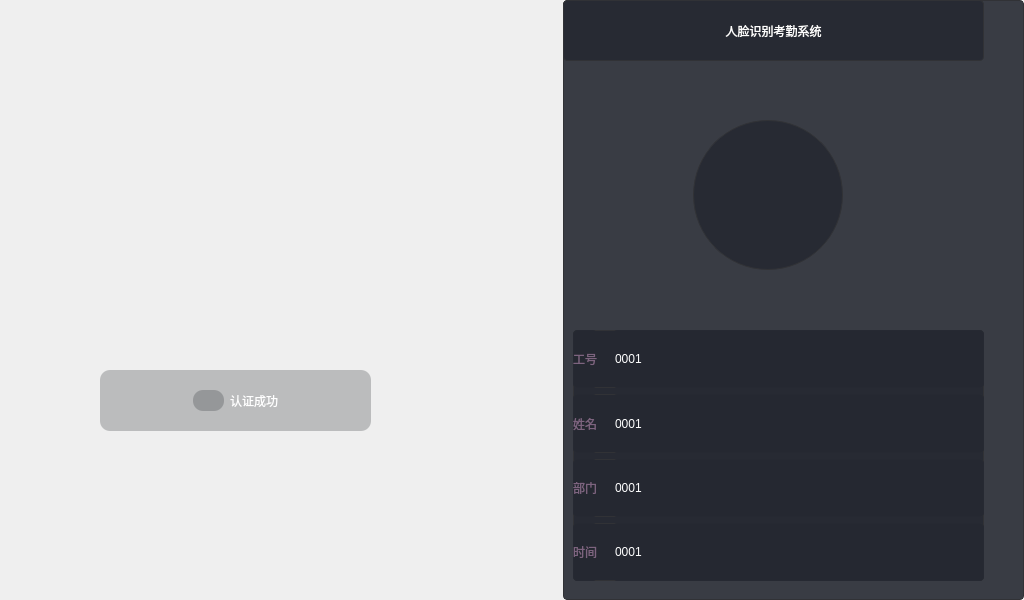
<?xml version="1.0" encoding="UTF-8"?>
<ui version="4.0">
 <class>FaceAttendence</class>
 <widget class="QMainWindow" name="FaceAttendence">
  <property name="geometry">
   <rect>
    <x>0</x>
    <y>0</y>
    <width>1024</width>
    <height>600</height>
   </rect>
  </property>
  <property name="windowTitle">
   <string>FaceAttendence</string>
  </property>
  <widget class="QWidget" name="centralwidget">
   <widget class="QWidget" name="videoWidget" native="true">
    <property name="geometry">
     <rect>
      <x>0</x>
      <y>0</y>
      <width>480</width>
      <height>480</height>
     </rect>
    </property>
    <property name="styleSheet">
     <string notr="true"/>
    </property>
    <widget class="QWidget" name="widgetLb" native="true">
     <property name="geometry">
      <rect>
       <x>100</x>
       <y>370</y>
       <width>271</width>
       <height>61</height>
      </rect>
     </property>
     <property name="styleSheet">
      <string notr="true">border-radius:10px;
background-color: rgba(49, 50, 54,69);</string>
     </property>
     <layout class="QHBoxLayout" name="horizontalLayout_2">
      <item>
       <spacer name="horizontalSpacer">
        <property name="orientation">
         <enum>Qt::Horizontal</enum>
        </property>
        <property name="sizeHint" stdset="0">
         <size>
          <width>40</width>
          <height>20</height>
         </size>
        </property>
       </spacer>
      </item>
      <item>
       <layout class="QHBoxLayout" name="horizontalLayout">
        <item>
         <widget class="QLabel" name="label">
          <property name="minimumSize">
           <size>
            <width>31</width>
            <height>21</height>
           </size>
          </property>
          <property name="maximumSize">
           <size>
            <width>31</width>
            <height>21</height>
           </size>
          </property>
          <property name="styleSheet">
           <string notr="true">border-image: url(:/yes.png);</string>
          </property>
          <property name="text">
           <string/>
          </property>
         </widget>
        </item>
        <item>
         <widget class="QLabel" name="label_2">
          <property name="styleSheet">
           <string notr="true">font: 25 24pt &quot;微软雅黑 Light&quot;;
border:none;
background-color: rgba(49, 50, 54,0);
color: rgb(255, 255, 255);</string>
          </property>
          <property name="text">
           <string>认证成功</string>
          </property>
         </widget>
        </item>
       </layout>
      </item>
      <item>
       <spacer name="horizontalSpacer_2">
        <property name="orientation">
         <enum>Qt::Horizontal</enum>
        </property>
        <property name="sizeHint" stdset="0">
         <size>
          <width>40</width>
          <height>20</height>
         </size>
        </property>
       </spacer>
      </item>
     </layout>
    </widget>
    <widget class="QLabel" name="headpicLb">
     <property name="geometry">
      <rect>
       <x>110</x>
       <y>60</y>
       <width>266</width>
       <height>266</height>
      </rect>
     </property>
     <property name="styleSheet">
      <string notr="true">border-image: url(:/crc.png);</string>
     </property>
     <property name="text">
      <string/>
     </property>
    </widget>
    <widget class="QLabel" name="videoLb">
     <property name="geometry">
      <rect>
       <x>0</x>
       <y>0</y>
       <width>600</width>
       <height>600</height>
      </rect>
     </property>
     <property name="text">
      <string/>
     </property>
    </widget>
    <zorder>videoLb</zorder>
    <zorder>widgetLb</zorder>
    <zorder>headpicLb</zorder>
   </widget>
   <widget class="QWidget" name="widget_3" native="true">
    <property name="geometry">
     <rect>
      <x>563</x>
      <y>0</y>
      <width>461</width>
      <height>600</height>
     </rect>
    </property>
    <property name="styleSheet">
     <string notr="true">QWidget{
	border:1px solid #313236;
	border-radius:4px;
	background-color: rgb(37, 40, 49,0.9);
}

QWidget#titleLb{
	
	font: 24pt &quot;微软雅黑&quot;;
	color: rgb(255, 255, 255);
}

QWidget#headLb{
	border-radius:75px;
}</string>
    </property>
    <widget class="QLabel" name="titleLb">
     <property name="geometry">
      <rect>
       <x>0</x>
       <y>0</y>
       <width>421</width>
       <height>61</height>
      </rect>
     </property>
     <property name="text">
      <string>人脸识别考勤系统</string>
     </property>
     <property name="alignment">
      <set>Qt::AlignCenter</set>
     </property>
    </widget>
    <widget class="QLabel" name="headLb">
     <property name="geometry">
      <rect>
       <x>130</x>
       <y>120</y>
       <width>150</width>
       <height>150</height>
      </rect>
     </property>
     <property name="text">
      <string/>
     </property>
    </widget>
    <widget class="QWidget" name="layoutWidget">
     <property name="geometry">
      <rect>
       <x>10</x>
       <y>330</y>
       <width>411</width>
       <height>251</height>
      </rect>
     </property>
     <layout class="QVBoxLayout" name="verticalLayout">
      <item>
       <widget class="QWidget" name="widget_4" native="true">
        <property name="styleSheet">
         <string notr="true">QWidget{
	border:1px solid #313236;
	border-radius:4px;
	background-color: rgb(37, 40, 49,0.9);
}

QLabel{
	border:none;
	color: rgb(125, 100, 127);
	
	font: 16pt &quot;微软雅黑&quot;;
}

QLineEdit{
	border:none;
	
	color: rgb(255, 255, 255);
	font: 16pt &quot;微软雅黑&quot;;
}</string>
        </property>
        <layout class="QHBoxLayout" name="horizontalLayout_3">
         <property name="leftMargin">
          <number>0</number>
         </property>
         <property name="topMargin">
          <number>0</number>
         </property>
         <property name="rightMargin">
          <number>0</number>
         </property>
         <property name="bottomMargin">
          <number>0</number>
         </property>
         <item>
          <widget class="QLabel" name="label_6">
           <property name="text">
            <string>工号</string>
           </property>
          </widget>
         </item>
         <item>
          <spacer name="horizontalSpacer_3">
           <property name="orientation">
            <enum>Qt::Horizontal</enum>
           </property>
           <property name="sizeType">
            <enum>QSizePolicy::Fixed</enum>
           </property>
           <property name="sizeHint" stdset="0">
            <size>
             <width>10</width>
             <height>20</height>
            </size>
           </property>
          </spacer>
         </item>
         <item>
          <widget class="QLineEdit" name="numberEdit">
           <property name="enabled">
            <bool>false</bool>
           </property>
           <property name="sizePolicy">
            <sizepolicy hsizetype="Expanding" vsizetype="Expanding">
             <horstretch>0</horstretch>
             <verstretch>0</verstretch>
            </sizepolicy>
           </property>
           <property name="text">
            <string>0001</string>
           </property>
          </widget>
         </item>
        </layout>
       </widget>
      </item>
      <item>
       <widget class="QWidget" name="widget_5" native="true">
        <property name="styleSheet">
         <string notr="true">QWidget{
	border:1px solid #313236;
	border-radius:4px;
	background-color: rgb(37, 40, 49,0.9);
}

QLabel{
	border:none;
	color: rgb(125, 100, 127);
	
	font: 16pt &quot;微软雅黑&quot;;
}

QLineEdit{
	border:none;
	
	color: rgb(255, 255, 255);
	font: 16pt &quot;微软雅黑&quot;;
}</string>
        </property>
        <layout class="QHBoxLayout" name="horizontalLayout_4">
         <property name="leftMargin">
          <number>0</number>
         </property>
         <property name="topMargin">
          <number>0</number>
         </property>
         <property name="rightMargin">
          <number>0</number>
         </property>
         <property name="bottomMargin">
          <number>0</number>
         </property>
         <item>
          <widget class="QLabel" name="label_7">
           <property name="text">
            <string>姓名</string>
           </property>
          </widget>
         </item>
         <item>
          <spacer name="horizontalSpacer_4">
           <property name="orientation">
            <enum>Qt::Horizontal</enum>
           </property>
           <property name="sizeType">
            <enum>QSizePolicy::Fixed</enum>
           </property>
           <property name="sizeHint" stdset="0">
            <size>
             <width>10</width>
             <height>20</height>
            </size>
           </property>
          </spacer>
         </item>
         <item>
          <widget class="QLineEdit" name="nameEdit">
           <property name="enabled">
            <bool>false</bool>
           </property>
           <property name="sizePolicy">
            <sizepolicy hsizetype="Expanding" vsizetype="Expanding">
             <horstretch>0</horstretch>
             <verstretch>0</verstretch>
            </sizepolicy>
           </property>
           <property name="text">
            <string>0001</string>
           </property>
          </widget>
         </item>
        </layout>
       </widget>
      </item>
      <item>
       <widget class="QWidget" name="widget_6" native="true">
        <property name="styleSheet">
         <string notr="true">QWidget{
	border:1px solid #313236;
	border-radius:4px;
	background-color: rgb(37, 40, 49,0.9);
}

QLabel{
	border:none;
	color: rgb(125, 100, 127);
	
	font: 16pt &quot;微软雅黑&quot;;
}

QLineEdit{
	border:none;
	
	color: rgb(255, 255, 255);
	font: 16pt &quot;微软雅黑&quot;;
}</string>
        </property>
        <layout class="QHBoxLayout" name="horizontalLayout_5">
         <property name="leftMargin">
          <number>0</number>
         </property>
         <property name="topMargin">
          <number>0</number>
         </property>
         <property name="rightMargin">
          <number>0</number>
         </property>
         <property name="bottomMargin">
          <number>0</number>
         </property>
         <item>
          <widget class="QLabel" name="label_8">
           <property name="text">
            <string>部门</string>
           </property>
          </widget>
         </item>
         <item>
          <spacer name="horizontalSpacer_5">
           <property name="orientation">
            <enum>Qt::Horizontal</enum>
           </property>
           <property name="sizeType">
            <enum>QSizePolicy::Fixed</enum>
           </property>
           <property name="sizeHint" stdset="0">
            <size>
             <width>10</width>
             <height>20</height>
            </size>
           </property>
          </spacer>
         </item>
         <item>
          <widget class="QLineEdit" name="departmentEdit">
           <property name="enabled">
            <bool>false</bool>
           </property>
           <property name="sizePolicy">
            <sizepolicy hsizetype="Expanding" vsizetype="Expanding">
             <horstretch>0</horstretch>
             <verstretch>0</verstretch>
            </sizepolicy>
           </property>
           <property name="text">
            <string>0001</string>
           </property>
          </widget>
         </item>
        </layout>
       </widget>
      </item>
      <item>
       <widget class="QWidget" name="widget_7" native="true">
        <property name="styleSheet">
         <string notr="true">QWidget{
	border:1px solid #313236;
	border-radius:4px;
	background-color: rgb(37, 40, 49,0.9);
}

QLabel{
	border:none;
	color: rgb(125, 100, 127);
	
	font: 16pt &quot;微软雅黑&quot;;
}

QLineEdit{
	border:none;
	
	color: rgb(255, 255, 255);
	font: 16pt &quot;微软雅黑&quot;;
}</string>
        </property>
        <layout class="QHBoxLayout" name="horizontalLayout_6">
         <property name="leftMargin">
          <number>0</number>
         </property>
         <property name="topMargin">
          <number>0</number>
         </property>
         <property name="rightMargin">
          <number>0</number>
         </property>
         <property name="bottomMargin">
          <number>0</number>
         </property>
         <item>
          <widget class="QLabel" name="label_9">
           <property name="text">
            <string>时间</string>
           </property>
          </widget>
         </item>
         <item>
          <spacer name="horizontalSpacer_6">
           <property name="orientation">
            <enum>Qt::Horizontal</enum>
           </property>
           <property name="sizeType">
            <enum>QSizePolicy::Fixed</enum>
           </property>
           <property name="sizeHint" stdset="0">
            <size>
             <width>10</width>
             <height>20</height>
            </size>
           </property>
          </spacer>
         </item>
         <item>
          <widget class="QLineEdit" name="timeEdit">
           <property name="enabled">
            <bool>false</bool>
           </property>
           <property name="sizePolicy">
            <sizepolicy hsizetype="Expanding" vsizetype="Expanding">
             <horstretch>0</horstretch>
             <verstretch>0</verstretch>
            </sizepolicy>
           </property>
           <property name="text">
            <string>0001</string>
           </property>
          </widget>
         </item>
        </layout>
       </widget>
      </item>
     </layout>
    </widget>
   </widget>
  </widget>
 </widget>
 <resources/>
 <connections/>
</ui>
